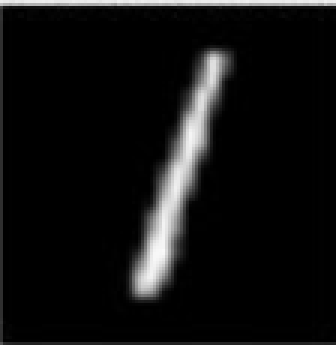
#> input picture 17-OpenCv中的轮廓/4-轮廓函数/1.png, 112 x 115 px (shown 3 times larger)
$ python matchShapeExample.py   (older library calls are emulated)
#> lines starting #> are read from the running program, lines starting #| are printed output that depends on the picture; after the words box and inside, x2 and y2 are one past the last pixel; in counts of white or black regions, pixels touching at a corner belong together; long printed decimals are rounded
import numpy as np
import cv2

img1 = cv2.imread('1.png',0)
#> img1 is the input picture: shape (115, 112); min 0, max 250, mean 17.2
img11 = cv2.imread('11.png',0)
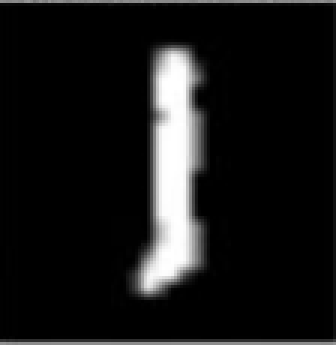
#> input picture 17-OpenCv中的轮廓/4-轮廓函数/11.png, 112 x 115 px (shown 3 times larger)
#> img11 is the input picture: shape (115, 112); min 0, max 255, mean 24
img4 = cv2.imread('4.png',0)
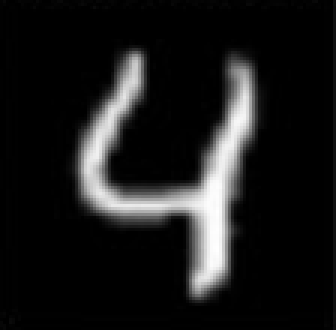
#> input picture 17-OpenCv中的轮廓/4-轮廓函数/4.png, 112 x 110 px (shown 3 times larger)
#> img4 is the input picture: shape (110, 112); min 0, max 255, mean 26.1
img44 = cv2.imread('44.png',0)
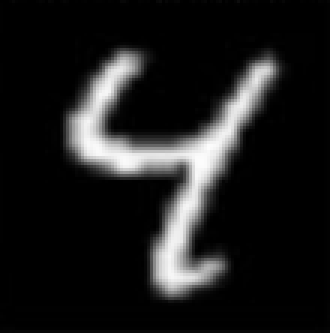
#> input picture 17-OpenCv中的轮廓/4-轮廓函数/44.png, 110 x 111 px (shown 3 times larger)
#> img44 is the input picture: shape (111, 110); min 0, max 253, mean 28.7
img9 = cv2.imread('9.png',0)
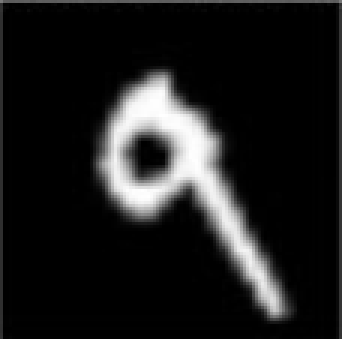
#> input picture 17-OpenCv中的轮廓/4-轮廓函数/9.png, 114 x 113 px (shown 3 times larger)
#> img9 is the input picture: shape (113, 114); min 0, max 255, mean 29
img99 = cv2.imread('99.png',0)
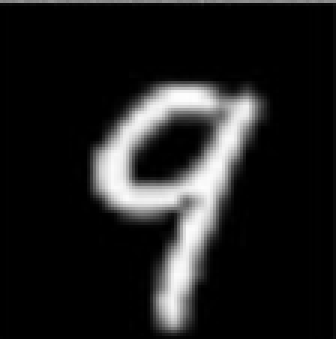
#> input picture 17-OpenCv中的轮廓/4-轮廓函数/99.png, 112 x 113 px (shown 3 times larger)
#> img99 is the input picture: shape (113, 112); min 0, max 254, mean 31.3

ret1,thresh1 = cv2.threshold(img1,127,255,0)
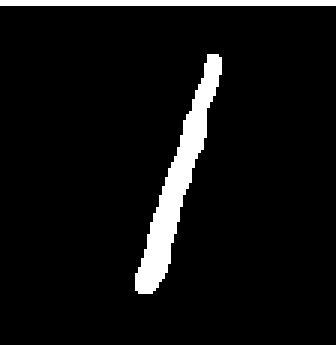
#> thresh1: shape (115, 112) (shown 3 times larger); 6.6% white; 2 white regions, box (x1, y1, x2, y2) and area: (45, 18, 74, 98) 622, (0, 0, 112, 2) 224
ret11,thresh11 = cv2.threshold(img11,127,255,0)
#> thresh11: shape (115, 112); 10% white; 6 white regions (3 under 20 px), largest, box (x1, y1, x2, y2) and area: (47, 16, 66, 98) 1067, (0, 114, 112, 115) 112, (23, 0, 112, 1) 89
ret4,thresh4 = cv2.threshold(img4,127,255,0)
#> thresh4: shape (110, 112); 10% white; 1 white region, box (x1, y1, x2, y2) and area: (27, 18, 84, 98) 1229
ret44,thresh44 = cv2.threshold(img44,127,255,0)
#> thresh44: shape (111, 110); 11.1% white; 1 white region, box (x1, y1, x2, y2) and area: (24, 18, 91, 98) 1358
ret9,thresh9  = cv2.threshold(img9,127,255,0)
#> thresh9: shape (113, 114); 10.7% white; 1 white region, box (x1, y1, x2, y2) and area: (34, 25, 94, 105) 1376
ret99,thresh99 = cv2.threshold(img99,127,255,0)
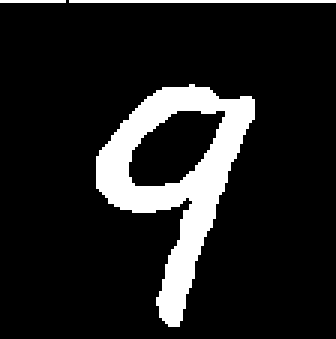
#> thresh99: shape (113, 112) (shown 3 times larger); 12.7% white; 3 white regions

image1,contours1,hierarchy1 = cv2.findContours(thresh1,2,1)
#> contours1 = 2 contours; box (x1, y1, x2, y2) and area: (45, 18, 74, 98) 538, (0, 0, 112, 2) 111
cnt1 = contours1[0]
#> cnt1 = contour of 165 points, box (x1, y1, x2, y2) (45, 18, 74, 98), area 538
image11,contours11,hierarchy11 = cv2.findContours(thresh11,2,1)
#> contours11 = 6 contours, 5 with area under 20; largest, box (x1, y1, x2, y2) and area: (47, 16, 66, 98) 978
cnt11 = contours11[0]
#> cnt11 = contour of 222 points, box (x1, y1, x2, y2) (0, 114, 112, 115), area 0
image4,contours4,hierarchy4 = cv2.findContours(thresh4,2,1)
#> contours4 = 1 contour; box (x1, y1, x2, y2) and area: (27, 18, 84, 98) 1076
cnt4 = contours4[0]
#> cnt4 = contour of 304 points, box (x1, y1, x2, y2) (27, 18, 84, 98), area 1076
image44,contours44,hierarchy44 = cv2.findContours(thresh44,2,1)
#> contours44 = 1 contour; box (x1, y1, x2, y2) and area: (24, 18, 91, 98) 1208
cnt44 = contours44[0]
#> cnt44 = contour of 299 points, box (x1, y1, x2, y2) (24, 18, 91, 98), area 1208
image9,contours9,hierarchy9 = cv2.findContours(thresh9,2,1)
#> contours9 = 2 contours; box (x1, y1, x2, y2) and area: (34, 25, 94, 105) 1472, (41, 43, 58, 62) 219
cnt9 = contours9[0]
#> cnt9 = contour of 199 points, box (x1, y1, x2, y2) (34, 25, 94, 105), area 1472
image99,contours99,hierarchy99 = cv2.findContours(thresh99,2,1)
#> contours99 = 4 contours, 2 with area under 20; largest, box (x1, y1, x2, y2) and area: (32, 28, 85, 109) 1898, (42, 36, 76, 63) 558
cnt99 = contours99[0]
#> cnt99 = contour of 219 points, box (x1, y1, x2, y2) (32, 28, 85, 109), area 1898

ret1 = cv2.matchShapes(cnt1,cnt11,1,0.0)
#> ret1 = 1.8e+308
ret4 = cv2.matchShapes(cnt4,cnt44,1,0.0)
#> ret4 = 1.45
ret9 = cv2.matchShapes(cnt9,cnt99,1,0.0)
#> ret9 = 1.42

print('1的匹配结果：',ret1)
#| 1的匹配结果： 1.7976931348623157e+308
print('4的匹配结果：',ret4)
#| 4的匹配结果： 1.454
print('9的匹配结果：',ret9)
#| 9的匹配结果： 1.421
